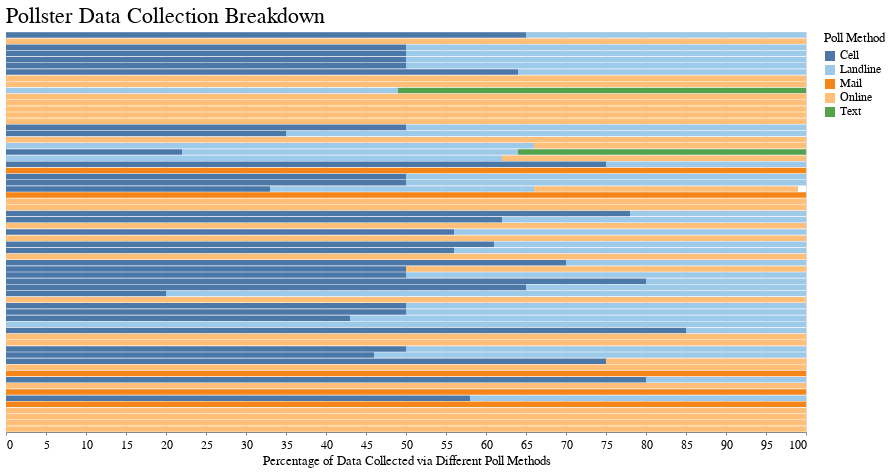

This figure's notebook cell:
### Code cell
# Y-axis containing pollster names were removed to focus attention on the relative frequency of each method (indicated by bar color)
poll_methods = alt.Chart(alt_chart, title='Pollster Data Collection Breakdown').mark_bar().encode(
x=alt.X('sum(Percent)', title='Percentage of Data Collected via Different Poll Methods'),
y=alt.Y('Pollster', axis=None),
color=alt.Color('Type', title='Poll Method', scale=alt.Scale(scheme='tableau20')),
tooltip=['Pollster', 'Cell', 'Landline', 'Text', 'Online', 'Mail']).properties(background='white', height=400)
poll_methods

### Figure 1 — Vega-Lite specification as saved in the notebook (floating-point values rounded to 4 significant figures; data arrays with more than 128 entries replaced by an {"elided": "..."} marker saying what was removed)
{"$schema": "https://vega.github.io/schema/vega-lite/v3.4.0.json", "background": "white", "config": {"arc": {"fill": "#82c6df"}, "area": {"fill": "#82c6df"}, "axis": {"labelFont": "Benton Gothic, sans", "labelFontSize": 11.5, "labelFontWeight": "normal", "titleFont": "Benton Gothic Bold, sans", "titleFontSize": 13, "titleFontWeight": "normal"}, "axisX": {"labelAngle": 0, "labelPadding": 4, "tickSize": 3}, "axisY": {"labelBaseline": "middle", "maxExtent": 45, "minExtent": 45, "tickSize": 2, "titleAlign": "left", "titleAngle": 0, "titleX": -45, "titleY": -11}, "background": "#ffffff", "bar": {"fill": "#82c6df"}, "legend": {"labelFont": "Benton Gothic, sans", "labelFontSize": 11.5, "symbolType": "square", "titleFont": "Benton Gothic Bold, sans", "titleFontSize": 13, "titleFontWeight": "normal"}, "line": {"stroke": "#82c6df", "strokeWidth": 3}, "path": {"stroke": "#82c6df"}, "point": {"stroke": "#82c6df"}, "range": {"category": ["#3580b1", "#ec8431", "#ab7fb4", "#c89d29", "#adc839", "#829eb1"], "diverging": ["#e68a4f", "#f4bb6a", "#f9e39c", "#dadfe2", "#a6b7c6", "#849eae"], "heatmap": ["#fbf2c7", "#f9e39c", "#f8d36e", "#f4bb6a", "#e68a4f", "#d15a40", "#ab4232"], "ordinal": ["#fbf2c7", "#f9e39c", "#f8d36e", "#f4bb6a", "#e68a4f", "#d15a40", "#ab4232"], "ramp": ["#fbf2c7", "#f9e39c", "#f8d36e", "#f4bb6a", "#e68a4f", "#d15a40", "#ab4232"]}, "rect": {"fill": "#82c6df"}, "shape": {"stroke": "#82c6df"}, "symbol": {"fill": "#82c6df", "size": 30}, "title": {"anchor": "start", "font": "Benton Gothic Bold, sans", "fontColor": "#000000", "fontSize": 22, "fontWeight": "normal"}, "view": {"height": 450, "width": 800}}, "data": {"name": "data-fbe940295d38e73f511800b93fd14641"}, "datasets": {"data-fbe940295d38e73f511800b93fd14641": {"elided": "325 records"}}, "encoding": {"color": {"field": "Type", "scale": {"scheme": "tableau20"}, "title": "Poll Method", "type": "nominal"}, "tooltip": [{"field": "Pollster", "type": "nominal"}, {"field": "Cell", "type": "nominal"}, {"field": "Landline", "type": "nominal"}, {"field": "Text", "type": "nominal"}, {"field": "Online", "type": "nominal"}, {"field": "Mail", "type": "nominal"}], "x": {"aggregate": "sum", "field": "Percent", "title": "Percentage of Data Collected via Different Poll Methods", "type": "quantitative"}, "y": {"axis": null, "field": "Pollster", "type": "nominal"}}, "height": 400, "mark": "bar", "title": "Pollster Data Collection Breakdown"}
